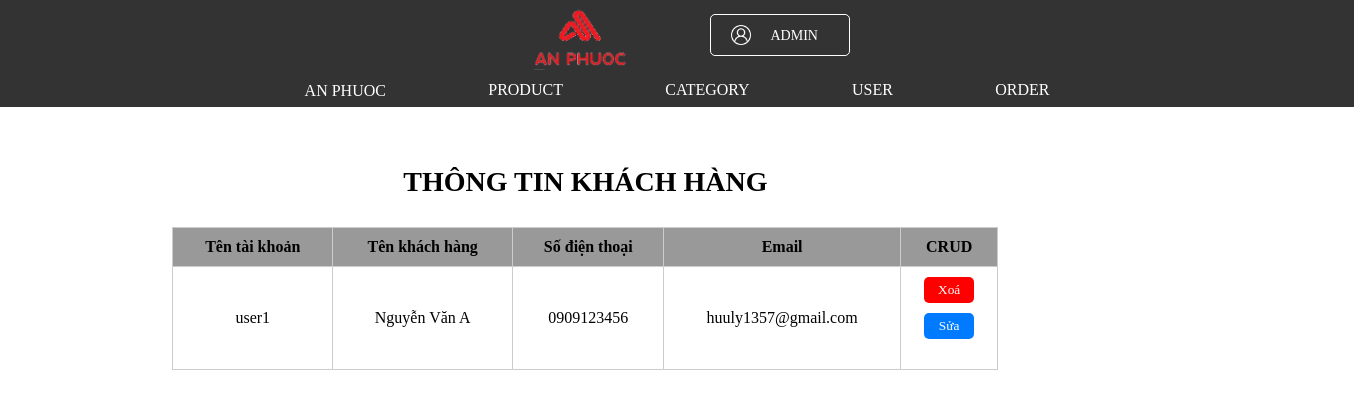
The page /admin_user.php on the database its author committed.
### tables this page shows
CREATE TABLE `users` (
  `username` varchar(50) NOT NULL,
  `pass` varchar(50) DEFAULT NULL,
  `hoten` varchar(255) DEFAULT NULL,
  `sdt` varchar(15) DEFAULT NULL,
  `email` varchar(255) DEFAULT NULL
);

### admin_user.php (the view, shortened to what this page needs)
<!doctype html>
<html>
<head>
<link rel="stylesheet" href="https://cdnjs.cloudflare.com/ajax/libs/font-awesome/6.5.1/css/all.min.css" />
<link rel="stylesheet" href="css/Style_1.css" type="text/css">
</head>
<?php
	include("ketnoi.php");
	$sql = "SELECT * FROM users";
	$sta = $con->query($sql);
	if($sta->rowCount() > 0) {
		$Users = $sta->fetchAll(PDO::FETCH_OBJ);
	}
?>
<body>
	<div class="header">
	<div class="top-header">
		<img src="img/anPhuoc_logo.png" alt="phone_icon" style="appearance: none;display: block;background-position: 50%;background-repeat: no-repeat;width: 100px;height: 70px; padding-left: 60px; padding-right: 60px; align-self: center">
		<div style="border: 1px solid #ffffff; border-radius: 5px; width: 133px;height: 38;display: flex; flex-direction: row; align-self: center; align-content: center; padding-right: 5px;margin-left:20px">
		<img src="img/user_icon.png" alt="phone_icon" style="appearance: none;display: block;background-position: 50%;background-repeat: no-repeat;width: 20px;height: 20px; padding-left: 20px; padding-right: 20px; align-self: center; padding-bottom: 10px; padding-top: 10px">
		<a href="./cart.php"><span>ADMIN</span>
		</div>
	</div>
	<div class="bottom-header">
		<div class="section"><a href="HomePage.php">an phuoc</a></div>
		<div class="section"><a href="admin.php">product</a></div>
		<div class="section"><a href="product_type.php">category</a></div>
		<div class="section"><a href="admin_user.php">user</a></div>
		<div class="section"><a href="Order.php">order</a></div>
		<div style="width: 100px"></div>
	</div>
	</div>
	<div class="content">
		<div class="main">
		<table width="1000px" height="1000px" align="center">
        <tbody>
		<caption><h1>THÔNG TIN KHÁCH HÀNG</h1></caption>
		<tr bgcolor="#999999" align="center">
			<td><strong>Tên tài khoản</strong></td>
			<td><strong>Tên khách hàng</strong></td>
			<td><strong>Số điện thoại</strong></td>
			<td><strong>Email</strong></td>
			<td><strong>CRUD</strong></td>
		</tr>
		<?php foreach($Users as $sp){ ?>
		<tr align="center">
			<td><?php echo $sp->username ?></td>
			<td><?php echo $sp->hoten ?></td>
            <td><?php echo $sp->sdt ?></td>
            <td><?php echo $sp->email ?></td>
            <td>
            <form method="post" onsubmit="return confirm('Bạn có chắc chắn muốn xoá khách hàng này không?');">
                        <button type="submit" class="btn1" style="margin-bottom: 10px;background-color: red">Xoá</button>
                    </form>
                    <a href="edit_user.php?username=<?php echo $sp->username; ?>"><button type="button" class="btn1">Sửa</button></a>
            </td>
		</tr>
		<?php } $con=null; ?>
        </tbody>
	</table>
        </div>
	</div>
</body>
</html>

### Css/Style_1.css (style rules this page uses)
body { display: block; margin: 0 auto; }
* { text-decoration: none; font-family: Tahoma, "sans-serif"; font-stretch: 100%; }
.header { background: #333333; color: #ffffff; display: flex; flex-direction: column; width: 100%; align-items: center; text-decoration: none; flex-wrap: wrap; align-content: center }
.header .top-header { display: flex; flex-direction: row; color: #ffffff; margin-bottom: 5px; width: 100%; justify-content: center; }
.header .top-header a { text-decoration: none; color: #ffffff; padding-right: 15px; align-self: center; }
.header .top-header span { font-weight: 400; line-height: 16.8px; font-size: 14px; align-content: center; align-self: center; }
.header .bottom-header { display: flex; flex-direction: row; color: #ffffff; width: 100%; justify-content:space-evenly; }
.section { border: none; text-transform: uppercase; font-size: 16px; align-content: center; padding-bottom: 5px; margin-top: 5px; text-decoration: none; color: #ffffff; }
.section a { text-decoration: none; color: #ffffff; }
.section a:after { background: none repeat scroll 0 0 transparent; bottom: 0; content: ""; display: block; height: 2px; left: 50%; background: red; transition: width 0.3s ease 0s, left 0.3s ease 0s; width: 0; }
.content { display: flex; flex-direction: row; width: 100%; align-self: center; align-content: center; align-items: flex-start; margin-left: 12%; margin-right: 12%; margin-top: 10px; margin-bottom: 10px; }
.main { display: flex; width: 61%; margin: 10px; flex-wrap: wrap; justify-content: space-between; }
.main h1 { font-size: 28px; text-transform: capitalize; }
.btn1 { padding-top: 5px; padding-bottom: 5px; padding-left: 10px; padding-right: 10px; background-color: #007bff; color: #fff; border: none; border-radius: 5px; cursor: pointer; margin-bottom: 20px; width: 50px; text-align: center; }
html, body { scroll-behavior: smooth; }
.main table { width: 100%; border-collapse: collapse; margin-top: 20px; height: auto; text-align: center; }
.main caption { font-size: 24px; margin-bottom: 10px; }
.main th, td { padding: 10px; border: 1px solid #ccc; }
.main1 th, td { padding: 10px; border: 1px solid #ccc; }

### rows shown on the page
users: username "user1", hoten "Nguyễn Văn A", sdt "0909123456", email "huuly1357@gmail.com"
